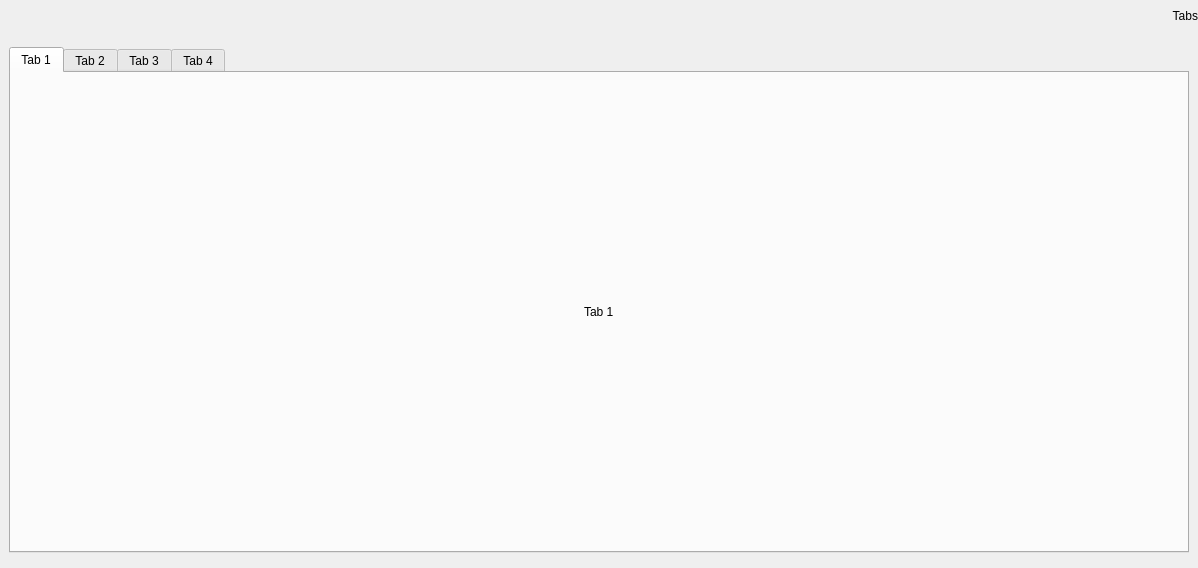
<?xml version="1.0" encoding="UTF-8"?>
<ui version="4.0">
 <class>Page</class>
 <widget class="QWidget" name="Page">
  <property name="geometry">
   <rect>
    <x>0</x>
    <y>0</y>
    <width>1198</width>
    <height>568</height>
   </rect>
  </property>
  <property name="sizePolicy">
   <sizepolicy hsizetype="Preferred" vsizetype="Preferred">
    <horstretch>0</horstretch>
    <verstretch>0</verstretch>
   </sizepolicy>
  </property>
  <property name="windowTitle">
   <string>Form</string>
  </property>
  <property name="styleSheet">
   <string notr="true"/>
  </property>
  <layout class="QVBoxLayout" name="verticalLayout">
   <property name="leftMargin">
    <number>0</number>
   </property>
   <property name="topMargin">
    <number>0</number>
   </property>
   <property name="rightMargin">
    <number>0</number>
   </property>
   <property name="bottomMargin">
    <number>6</number>
   </property>
   <item alignment="Qt::AlignTop">
    <widget class="QWidget" name="pageHeader" native="true">
     <property name="minimumSize">
      <size>
       <width>0</width>
       <height>0</height>
      </size>
     </property>
     <property name="maximumSize">
      <size>
       <width>16777215</width>
       <height>16777215</height>
      </size>
     </property>
     <property name="cursor">
      <cursorShape>ArrowCursor</cursorShape>
     </property>
     <layout class="QVBoxLayout">
      <property name="spacing">
       <number>0</number>
      </property>
      <property name="leftMargin">
       <number>0</number>
      </property>
      <property name="topMargin">
       <number>0</number>
      </property>
      <property name="rightMargin">
       <number>0</number>
      </property>
      <property name="bottomMargin">
       <number>0</number>
      </property>
      <item>
       <widget class="QLabel" name="pageTitle">
        <property name="sizePolicy">
         <sizepolicy hsizetype="Expanding" vsizetype="Expanding">
          <horstretch>0</horstretch>
          <verstretch>0</verstretch>
         </sizepolicy>
        </property>
        <property name="minimumSize">
         <size>
          <width>0</width>
          <height>32</height>
         </size>
        </property>
        <property name="maximumSize">
         <size>
          <width>16777215</width>
          <height>32</height>
         </size>
        </property>
        <property name="sizeIncrement">
         <size>
          <width>0</width>
          <height>0</height>
         </size>
        </property>
        <property name="baseSize">
         <size>
          <width>0</width>
          <height>0</height>
         </size>
        </property>
        <property name="text">
         <string>Tabs</string>
        </property>
        <property name="textFormat">
         <enum>Qt::AutoText</enum>
        </property>
        <property name="alignment">
         <set>Qt::AlignRight|Qt::AlignTrailing|Qt::AlignVCenter</set>
        </property>
        <property name="wordWrap">
         <bool>false</bool>
        </property>
        <property name="margin">
         <number>5</number>
        </property>
       </widget>
      </item>
     </layout>
    </widget>
   </item>
   <item>
    <widget class="QWidget" name="widget" native="true">
     <layout class="QVBoxLayout" name="verticalLayout_2">
      <item>
       <widget class="QTabWidget" name="tabWidget">
        <property name="currentIndex">
         <number>0</number>
        </property>
        <widget class="QWidget" name="tab_5">
         <attribute name="title">
          <string>Tab 1</string>
         </attribute>
         <layout class="QVBoxLayout" name="verticalLayout_10">
          <item alignment="Qt::AlignHCenter|Qt::AlignVCenter">
           <widget class="QLabel" name="label_9">
            <property name="text">
             <string>Tab 1</string>
            </property>
           </widget>
          </item>
         </layout>
        </widget>
        <widget class="QWidget" name="tab_6">
         <attribute name="title">
          <string>Tab 2</string>
         </attribute>
         <layout class="QVBoxLayout" name="verticalLayout_6">
          <item alignment="Qt::AlignHCenter|Qt::AlignVCenter">
           <widget class="QLabel" name="label_5">
            <property name="text">
             <string>Tab 2</string>
            </property>
           </widget>
          </item>
         </layout>
        </widget>
        <widget class="QWidget" name="tab_7">
         <attribute name="title">
          <string>Tab 3</string>
         </attribute>
         <layout class="QVBoxLayout" name="verticalLayout_7">
          <item alignment="Qt::AlignHCenter|Qt::AlignVCenter">
           <widget class="QLabel" name="label_2">
            <property name="text">
             <string>Tab 3</string>
            </property>
           </widget>
          </item>
         </layout>
        </widget>
        <widget class="QWidget" name="tab_8">
         <attribute name="title">
          <string>Tab 4</string>
         </attribute>
         <layout class="QVBoxLayout" name="verticalLayout_8">
          <property name="spacing">
           <number>0</number>
          </property>
          <property name="leftMargin">
           <number>0</number>
          </property>
          <property name="topMargin">
           <number>0</number>
          </property>
          <property name="rightMargin">
           <number>0</number>
          </property>
          <property name="bottomMargin">
           <number>0</number>
          </property>
          <item alignment="Qt::AlignHCenter|Qt::AlignVCenter">
           <widget class="QLabel" name="label_6">
            <property name="text">
             <string>Tab 4</string>
            </property>
           </widget>
          </item>
         </layout>
        </widget>
       </widget>
      </item>
     </layout>
    </widget>
   </item>
  </layout>
 </widget>
 <resources>
  <include location="../../../resources.qrc"/>
 </resources>
 <connections/>
</ui>
